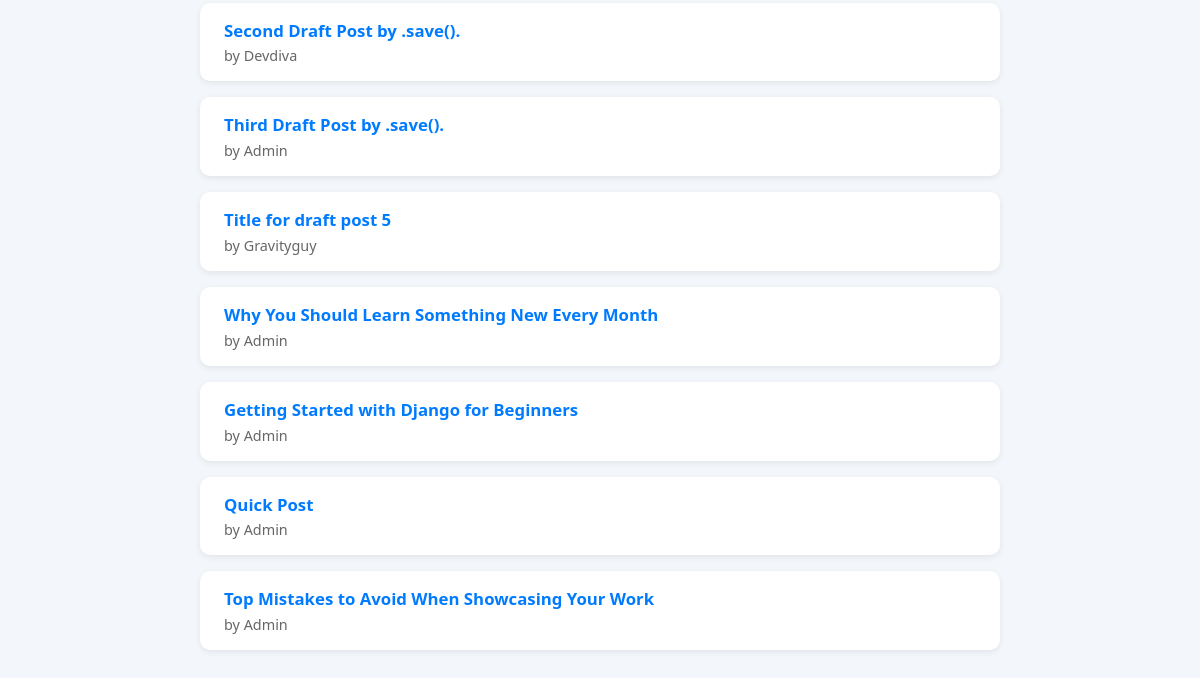
The page /search/ (lower part) on the database as committed earlier.
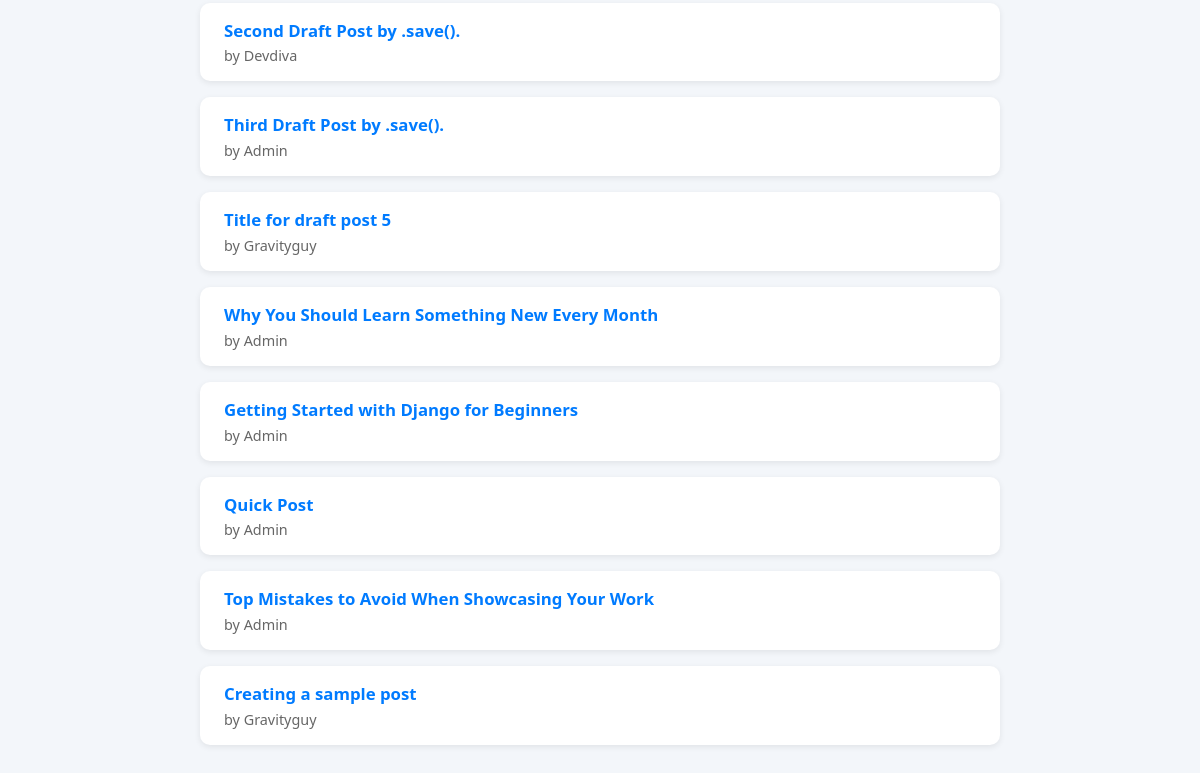
The same page on the database as committed later.
### blog/models.py (models this page shows, shortened)
class Post(models.Model):
    title = models.CharField(max_length=200)
    content = models.TextField()
    author = models.ForeignKey(User, on_delete=models.CASCADE, related_name='post_user')
    created_at = models.DateTimeField(auto_now_add=True)  # Automatic Timestamp
    updated_at = models.DateTimeField(auto_now=True)      # Updates automatically

### blog/views.py (the view)
# urls.py: path('search/', advanced_search, name='search_posts'),
def advanced_search(request):
    query = request.GET.get('q', '').strip()  # Extract the search term
    if query:
        posts = Post.objects.filter(
            Q(title__icontains=query) |
            Q(content__icontains=query) |
            Q(author__username__icontains=query)
        ).distinct()
    else:
        posts = Post.objects.all()
    total_posts = posts.count()
    return render(
        request, 'pages/search_results.html',
        {'posts': posts, 'query': query, 'total_posts': total_posts}
        )

### blog/templates/pages/search_results.html (shortened to what this page needs)
<!DOCTYPE html>
<html lang="en">
  <head>
  </head>
  <body>
    <div class="container">
        {% if posts %}
      <ul>
        {% for post in posts %}
        <li>
          <a href="{% url 'details' post.id %}">{{ post.title }}</a>
          <span class="author">by {{ post.author.username|title }}</span>
        </li>
        {% endfor %}
      </ul>
      {% else %}
      <p class="empty-message">No results found.</p>
      {% endif %}
    </div>
  </body>
</html>

Rows that differ between the two databases and show on the page:
added Post: title "Creating a sample post", author.username "Gravityguy"
